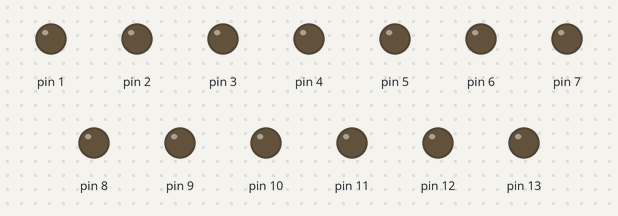
Recording of a sketch running on a simulated Arduino Uno, built with avr-gcc and run on an emulated ATmega328P. Shown: output pins drawn as LEDs (lit = HIGH).

Above: at 0.1 s.
At 3.1 s:
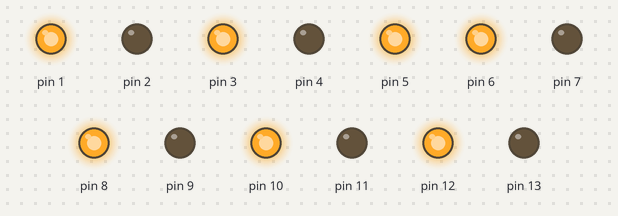
At 18.1 s:
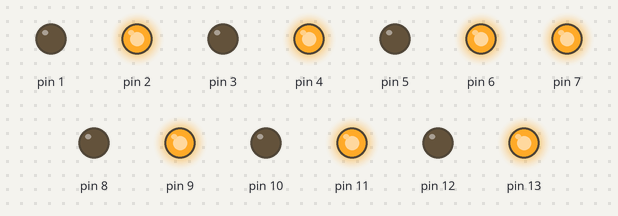
Timing chart, 0 to 19.6 s (numbered marks = the images above):
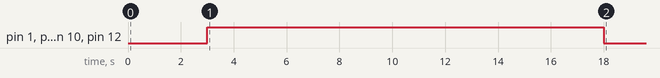

The sketch:

Final_uno1.ino
```cpp
void setup() {
  // 모든 디지털 핀 (1 ~ 13) OUTPUT 및 초기화
  for (int i = 1; i <= 13; i++) {
    pinMode(i, OUTPUT);
    digitalWrite(i, LOW);
  }

  // 3초 대기
  delay(3000);
  for (int i = 1; i <= 5; i += 2) {
    digitalWrite(i, HIGH);
  }
  for (int i = 6; i <= 12; i += 2) {
    digitalWrite(i, HIGH);
  }

  // 추가로 12초 대기 (총 15초 경과 시점)
  delay(15000);
  for (int i = 1; i <= 5; i += 2) {
    digitalWrite(i, LOW);
  }
  for (int i = 8; i <= 12; i += 2) {
    digitalWrite(i, LOW);
  }
  for (int i = 2; i <= 4; i += 2) {
    digitalWrite(i, HIGH);
  }
  for (int i = 7; i <= 13; i += 2) {
    digitalWrite(i, HIGH);
  }
}

void loop() {
  // 아무 동작 없음 (setup에서 한 번만 실행됨)
}
```
